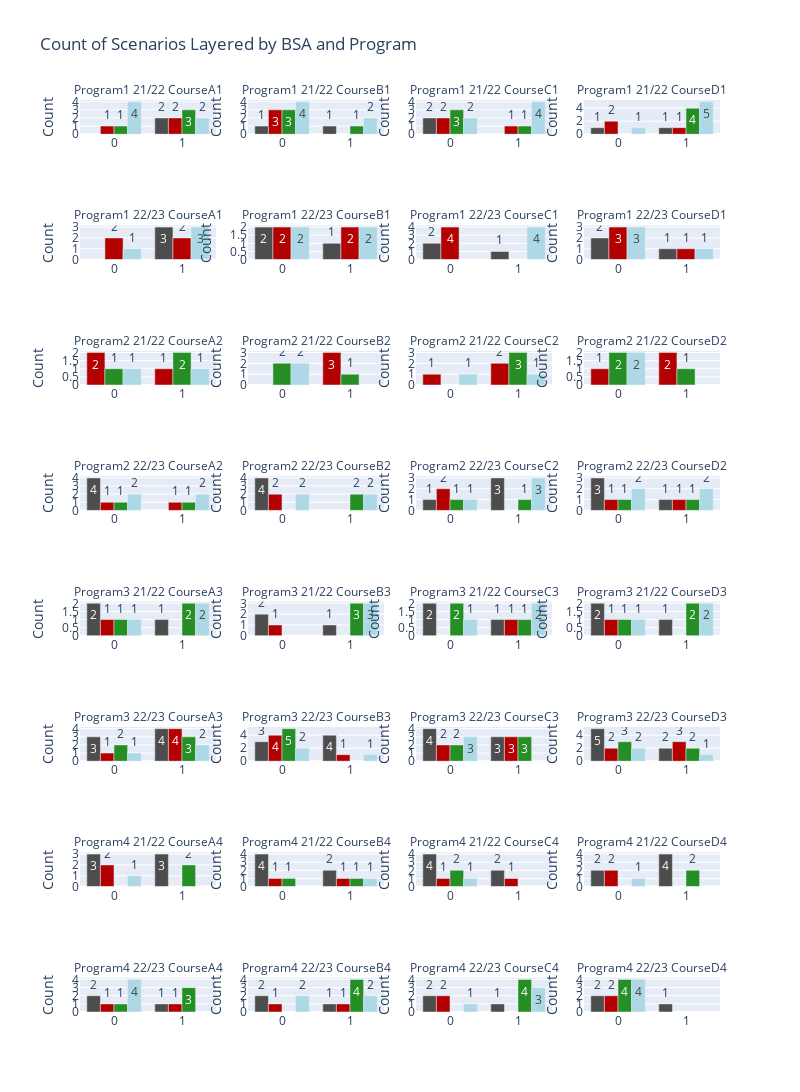

The notebook cell this image was saved under:
### Code cell
import pandas as pd
import numpy as np
import itertools
import plotly.graph_objects as go
from plotly.subplots import make_subplots

# Sample DataFrame for reference
np.random.seed(42)
df = pd.DataFrame({
    'Year': np.random.choice(['21/22', '22/23'], 100),
    'Program': np.random.choice(['Program1', 'Program2', 'Program3', 'Program4'], 100),
    'BSA': np.random.choice(['STGA', 'NE', 'PS', 'DI'], 100),
    'CourseA1': np.random.uniform(0, 10, 100),
    'CourseB1': np.random.uniform(0, 10, 100),
    'CourseC1': np.random.uniform(0, 10, 100),
    'CourseD1': np.random.uniform(0, 10, 100),
    'CourseA2': np.random.uniform(0, 10, 100),
    'CourseB2': np.random.uniform(0, 10, 100),
    'CourseC2': np.random.uniform(0, 10, 100),
    'CourseD2': np.random.uniform(0, 10, 100),
    'CourseA3': np.random.uniform(0, 10, 100),
    'CourseB3': np.random.uniform(0, 10, 100),
    'CourseC3': np.random.uniform(0, 10, 100),
    'CourseD3': np.random.uniform(0, 10, 100),
    'CourseA4': np.random.uniform(0, 10, 100),
    'CourseB4': np.random.uniform(0, 10, 100),
    'CourseC4': np.random.uniform(0, 10, 100),
    'CourseD4': np.random.uniform(0, 10, 100)
})

# Define the passing grade
passing_grade = 5.5

# Define the courses for each program
courses = {
    'Program1': ['CourseA1', 'CourseB1', 'CourseC1', 'CourseD1'],
    'Program2': ['CourseA2', 'CourseB2', 'CourseC2', 'CourseD2'],
    'Program3': ['CourseA3', 'CourseB3', 'CourseC3', 'CourseD3'],
    'Program4': ['CourseA4', 'CourseB4', 'CourseC4', 'CourseD4']
}

# Create pass/fail indicators and scenarios
df['Scenario'] = ''
for program, course_list in courses.items():
    for course in course_list:
        df[f'{course}_pass'] = (df[course] >= passing_grade).astype(int)
    df.loc[df['Program'] == program, 'Scenario'] = df[df['Program'] == program][[f'{course}_pass' for course in course_list]].astype(str).agg(''.join, axis=1)

# Define custom order of scenarios
scenarios = [1,0]

# Define the order of 'Program' facet columns and BSA categories
program_order = ['Program1', 'Program2', 'Program3', 'Program4']
bsa_order = ['STGA', 'NE', 'PS', 'DI']
bsa_colors = {
    'STGA': '#4d4d4d',
    'NE': '#b30000',
    'PS': '#258e25',
    'DI': 'lightblue'
}



# Create a figure with subplots arranged in a 8x1 grid
fig = make_subplots(rows=8, cols=4, subplot_titles=[f'{program} {year} {course}' for program in program_order for year in df['Year'].unique() for course in courses[program]], vertical_spacing=0.1)

# Loop through each 'Program' facet column and 'Year' facet row
row_counter = 1
for program in program_order:
    for year in df['Year'].unique():
        # Filter data for the current program and year
        df_subset = df[(df['Program'] == program) & (df['Year'] == year)]
        
        for i, course in enumerate(courses[program], start=1):
                # Prepare data for plotting
            df_subset2 = df_subset.groupby(['BSA', f'{course}_pass']).size().reset_index(name='Count')
            # Loop through each 'BSA' category
            for bsa in bsa_order:
                # Filter data for the current BSA category
                df_bsa = df_subset2[df_subset2['BSA'] == bsa]
                
                # Create bar trace
                bar = go.Bar(
                    x=pd.Categorical(df_bsa[f'{course}_pass'], categories=scenarios, ordered=True),
                    y=df_bsa['Count'],
                    name=bsa,
                    marker=dict(color=bsa_colors[bsa]),
                    text=df_bsa['Count'],  # Add text on top of each bar
                    textposition='auto'  # Automatically position the text
                )
                
                # Add trace to the subplot
                fig.add_trace(bar, row=row_counter, col=i)
        
        row_counter += 1

# Update layout
fig.update_layout(title='Count of Scenarios Layered by BSA and Program', height=2400, width=800)
fig.update_layout(bargap=0.2)
#fig.update_xaxes(title_text='Scenario')
fig.update_yaxes(title_text='Count')
fig.update_layout(showlegend=False)  # Hide the legend
fig.update_annotations(font_size=12)  # Update font size for subplot titles
fig.show()

### Figure 1 — Plotly figure (JSON) as saved in the notebook; plotly's stock layout.template omitted (floating-point values rounded to 4 significant figures)
{"data": [{"marker": {"color": "#4d4d4d"}, "name": "STGA", "text": [2], "textposition": "auto", "type": "bar", "x": [1], "xaxis": "x", "y": [2], "yaxis": "y"}, {"marker": {"color": "#b30000"}, "name": "NE", "text": [1, 2], "textposition": "auto", "type": "bar", "x": [0, 1], "xaxis": "x", "y": [1, 2], "yaxis": "y"}, {"marker": {"color": "#258e25"}, "name": "PS", "text": [1, 3], "textposition": "auto", "type": "bar", "x": [0, 1], "xaxis": "x", "y": [1, 3], "yaxis": "y"}, {"marker": {"color": "lightblue"}, "name": "DI", "text": [4, 2], "textposition": "auto", "type": "bar", "x": [0, 1], "xaxis": "x", "y": [4, 2], "yaxis": "y"}, {"marker": {"color": "#4d4d4d"}, "name": "STGA", "text": [1, 1], "textposition": "auto", "type": "bar", "x": [0, 1], "xaxis": "x2", "y": [1, 1], "yaxis": "y2"}, {"marker": {"color": "#b30000"}, "name": "NE", "text": [3], "textposition": "auto", "type": "bar", "x": [0], "xaxis": "x2", "y": [3], "yaxis": "y2"}, {"marker": {"color": "#258e25"}, "name": "PS", "text": [3, 1], "textposition": "auto", "type": "bar", "x": [0, 1], "xaxis": "x2", "y": [3, 1], "yaxis": "y2"}, {"marker": {"color": "lightblue"}, "name": "DI", "text": [4, 2], "textposition": "auto", "type": "bar", "x": [0, 1], "xaxis": "x2", "y": [4, 2], "yaxis": "y2"}, {"marker": {"color": "#4d4d4d"}, "name": "STGA", "text": [2], "textposition": "auto", "type": "bar", "x": [0], "xaxis": "x3", "y": [2], "yaxis": "y3"}, {"marker": {"color": "#b30000"}, "name": "NE", "text": [2, 1], "textposition": "auto", "type": "bar", "x": [0, 1], "xaxis": "x3", "y": [2, 1], "yaxis": "y3"}, {"marker": {"color": "#258e25"}, "name": "PS", "text": [3, 1], "textposition": "auto", "type": "bar", "x": [0, 1], "xaxis": "x3", "y": [3, 1], "yaxis": "y3"}, {"marker": {"color": "lightblue"}, "name": "DI", "text": [2, 4], "textposition": "auto", "type": "bar", "x": [0, 1], "xaxis": "x3", "y": [2, 4], "yaxis": "y3"}, {"marker": {"color": "#4d4d4d"}, "name": "STGA", "text": [1, 1], "textposition": "auto", "type": "bar", "x": [0, 1], "xaxis": "x4", "y": [1, 1], "yaxis": "y4"}, {"marker": {"color": "#b30000"}, "name": "NE", "text": [2, 1], "textposition": "auto", "type": "bar", "x": [0, 1], "xaxis": "x4", "y": [2, 1], "yaxis": "y4"}, {"marker": {"color": "#258e25"}, "name": "PS", "text": [4], "textposition": "auto", "type": "bar", "x": [1], "xaxis": "x4", "y": [4], "yaxis": "y4"}, {"marker": {"color": "lightblue"}, "name": "DI", "text": [1, 5], "textposition": "auto", "type": "bar", "x": [0, 1], "xaxis": "x4", "y": [1, 5], "yaxis": "y4"}, {"marker": {"color": "#4d4d4d"}, "name": "STGA", "text": [3], "textposition": "auto", "type": "bar", "x": [1], "xaxis": "x5", "y": [3], "yaxis": "y5"}, {"marker": {"color": "#b30000"}, "name": "NE", "text": [2, 2], "textposition": "auto", "type": "bar", "x": [0, 1], "xaxis": "x5", "y": [2, 2], "yaxis": "y5"}, {"marker": {"color": "#258e25"}, "name": "PS", "text": [], "textposition": "auto", "type": "bar", "x": [], "xaxis": "x5", "y": [], "yaxis": "y5"}, {"marker": {"color": "lightblue"}, "name": "DI", "text": [1, 3], "textposition": "auto", "type": "bar", "x": [0, 1], "xaxis": "x5", "y": [1, 3], "yaxis": "y5"}, {"marker": {"color": "#4d4d4d"}, "name": "STGA", "text": [2, 1], "textposition": "auto", "type": "bar", "x": [0, 1], "xaxis": "x6", "y": [2, 1], "yaxis": "y6"}, {"marker": {"color": "#b30000"}, "name": "NE", "text": [2, 2], "textposition": "auto", "type": "bar", "x": [0, 1], "xaxis": "x6", "y": [2, 2], "yaxis": "y6"}, {"marker": {"color": "#258e25"}, "name": "PS", "text": [], "textposition": "auto", "type": "bar", "x": [], "xaxis": "x6", "y": [], "yaxis": "y6"}, {"marker": {"color": "lightblue"}, "name": "DI", "text": [2, 2], "textposition": "auto", "type": "bar", "x": [0, 1], "xaxis": "x6", "y": [2, 2], "yaxis": "y6"}, {"marker": {"color": "#4d4d4d"}, "name": "STGA", "text": [2, 1], "textposition": "auto", "type": "bar", "x": [0, 1], "xaxis": "x7", "y": [2, 1], "yaxis": "y7"}, {"marker": {"color": "#b30000"}, "name": "NE", "text": [4], "textposition": "auto", "type": "bar", "x": [0], "xaxis": "x7", "y": [4], "yaxis": "y7"}, {"marker": {"color": "#258e25"}, "name": "PS", "text": [], "textposition": "auto", "type": "bar", "x": [], "xaxis": "x7", "y": [], "yaxis": "y7"}, {"marker": {"color": "lightblue"}, "name": "DI", "text": [4], "textposition": "auto", "type": "bar", "x": [1], "xaxis": "x7", "y": [4], "yaxis": "y7"}, {"marker": {"color": "#4d4d4d"}, "name": "STGA", "text": [2, 1], "textposition": "auto", "type": "bar", "x": [0, 1], "xaxis": "x8", "y": [2, 1], "yaxis": "y8"}, {"marker": {"color": "#b30000"}, "name": "NE", "text": [3, 1], "textposition": "auto", "type": "bar", "x": [0, 1], "xaxis": "x8", "y": [3, 1], "yaxis": "y8"}, {"marker": {"color": "#258e25"}, "name": "PS", "text": [], "textposition": "auto", "type": "bar", "x": [], "xaxis": "x8", "y": [], "yaxis": "y8"}, {"marker": {"color": "lightblue"}, "name": "DI", "text": [3, 1], "textposition": "auto", "type": "bar", "x": [0, 1], "xaxis": "x8", "y": [3, 1], "yaxis": "y8"}, {"marker": {"color": "#4d4d4d"}, "name": "STGA", "text": [], "textposition": "auto", "type": "bar", "x": [], "xaxis": "x9", "y": [], "yaxis": "y9"}, {"marker": {"color": "#b30000"}, "name": "NE", "text": [2, 1], "textposition": "auto", "type": "bar", "x": [0, 1], "xaxis": "x9", "y": [2, 1], "yaxis": "y9"}, {"marker": {"color": "#258e25"}, "name": "PS", "text": [1, 2], "textposition": "auto", "type": "bar", "x": [0, 1], "xaxis": "x9", "y": [1, 2], "yaxis": "y9"}, {"marker": {"color": "lightblue"}, "name": "DI", "text": [1, 1], "textposition": "auto", "type": "bar", "x": [0, 1], "xaxis": "x9", "y": [1, 1], "yaxis": "y9"}, {"marker": {"color": "#4d4d4d"}, "name": "STGA", "text": [], "textposition": "auto", "type": "bar", "x": [], "xaxis": "x10", "y": [], "yaxis": "y10"}, {"marker": {"color": "#b30000"}, "name": "NE", "text": [3], "textposition": "auto", "type": "bar", "x": [1], "xaxis": "x10", "y": [3], "yaxis": "y10"}, {"marker": {"color": "#258e25"}, "name": "PS", "text": [2, 1], "textposition": "auto", "type": "bar", "x": [0, 1], "xaxis": "x10", "y": [2, 1], "yaxis": "y10"}, {"marker": {"color": "lightblue"}, "name": "DI", "text": [2], "textposition": "auto", "type": "bar", "x": [0], "xaxis": "x10", "y": [2], "yaxis": "y10"}, {"marker": {"color": "#4d4d4d"}, "name": "STGA", "text": [], "textposition": "auto", "type": "bar", "x": [], "xaxis": "x11", "y": [], "yaxis": "y11"}, {"marker": {"color": "#b30000"}, "name": "NE", "text": [1, 2], "textposition": "auto", "type": "bar", "x": [0, 1], "xaxis": "x11", "y": [1, 2], "yaxis": "y11"}, {"marker": {"color": "#258e25"}, "name": "PS", "text": [3], "textposition": "auto", "type": "bar", "x": [1], "xaxis": "x11", "y": [3], "yaxis": "y11"}, {"marker": {"color": "lightblue"}, "name": "DI", "text": [1, 1], "textposition": "auto", "type": "bar", "x": [0, 1], "xaxis": "x11", "y": [1, 1], "yaxis": "y11"}, {"marker": {"color": "#4d4d4d"}, "name": "STGA", "text": [], "textposition": "auto", "type": "bar", "x": [], "xaxis": "x12", "y": [], "yaxis": "y12"}, {"marker": {"color": "#b30000"}, "name": "NE", "text": [1, 2], "textposition": "auto", "type": "bar", "x": [0, 1], "xaxis": "x12", "y": [1, 2], "yaxis": "y12"}, {"marker": {"color": "#258e25"}, "name": "PS", "text": [2, 1], "textposition": "auto", "type": "bar", "x": [0, 1], "xaxis": "x12", "y": [2, 1], "yaxis": "y12"}, {"marker": {"color": "lightblue"}, "name": "DI", "text": [2], "textposition": "auto", "type": "bar", "x": [0], "xaxis": "x12", "y": [2], "yaxis": "y12"}, {"marker": {"color": "#4d4d4d"}, "name": "STGA", "text": [4], "textposition": "auto", "type": "bar", "x": [0], "xaxis": "x13", "y": [4], "yaxis": "y13"}, {"marker": {"color": "#b30000"}, "name": "NE", "text": [1, 1], "textposition": "auto", "type": "bar", "x": [0, 1], "xaxis": "x13", "y": [1, 1], "yaxis": "y13"}, {"marker": {"color": "#258e25"}, "name": "PS", "text": [1, 1], "textposition": "auto", "type": "bar", "x": [0, 1], "xaxis": "x13", "y": [1, 1], "yaxis": "y13"}, {"marker": {"color": "lightblue"}, "name": "DI", "text": [2, 2], "textposition": "auto", "type": "bar", "x": [0, 1], "xaxis": "x13", "y": [2, 2], "yaxis": "y13"}, {"marker": {"color": "#4d4d4d"}, "name": "STGA", "text": [4], "textposition": "auto", "type": "bar", "x": [0], "xaxis": "x14", "y": [4], "yaxis": "y14"}, {"marker": {"color": "#b30000"}, "name": "NE", "text": [2], "textposition": "auto", "type": "bar", "x": [0], "xaxis": "x14", "y": [2], "yaxis": "y14"}, {"marker": {"color": "#258e25"}, "name": "PS", "text": [2], "textposition": "auto", "type": "bar", "x": [1], "xaxis": "x14", "y": [2], "yaxis": "y14"}, {"marker": {"color": "lightblue"}, "name": "DI", "text": [2, 2], "textposition": "auto", "type": "bar", "x": [0, 1], "xaxis": "x14", "y": [2, 2], "yaxis": "y14"}, {"marker": {"color": "#4d4d4d"}, "name": "STGA", "text": [1, 3], "textposition": "auto", "type": "bar", "x": [0, 1], "xaxis": "x15", "y": [1, 3], "yaxis": "y15"}, {"marker": {"color": "#b30000"}, "name": "NE", "text": [2], "textposition": "auto", "type": "bar", "x": [0], "xaxis": "x15", "y": [2], "yaxis": "y15"}, {"marker": {"color": "#258e25"}, "name": "PS", "text": [1, 1], "textposition": "auto", "type": "bar", "x": [0, 1], "xaxis": "x15", "y": [1, 1], "yaxis": "y15"}, {"marker": {"color": "lightblue"}, "name": "DI", "text": [1, 3], "textposition": "auto", "type": "bar", "x": [0, 1], "xaxis": "x15", "y": [1, 3], "yaxis": "y15"}, {"marker": {"color": "#4d4d4d"}, "name": "STGA", "text": [3, 1], "textposition": "auto", "type": "bar", "x": [0, 1], "xaxis": "x16", "y": [3, 1], "yaxis": "y16"}, {"marker": {"color": "#b30000"}, "name": "NE", "text": [1, 1], "textposition": "auto", "type": "bar", "x": [0, 1], "xaxis": "x16", "y": [1, 1], "yaxis": "y16"}, {"marker": {"color": "#258e25"}, "name": "PS", "text": [1, 1], "textposition": "auto", "type": "bar", "x": [0, 1], "xaxis": "x16", "y": [1, 1], "yaxis": "y16"}, {"marker": {"color": "lightblue"}, "name": "DI", "text": [2, 2], "textposition": "auto", "type": "bar", "x": [0, 1], "xaxis": "x16", "y": [2, 2], "yaxis": "y16"}, {"marker": {"color": "#4d4d4d"}, "name": "STGA", "text": [2, 1], "textposition": "auto", "type": "bar", "x": [0, 1], "xaxis": "x17", "y": [2, 1], "yaxis": "y17"}, {"marker": {"color": "#b30000"}, "name": "NE", "text": [1], "textposition": "auto", "type": "bar", "x": [0], "xaxis": "x17", "y": [1], "yaxis": "y17"}, {"marker": {"color": "#258e25"}, "name": "PS", "text": [1, 2], "textposition": "auto", "type": "bar", "x": [0, 1], "xaxis": "x17", "y": [1, 2], "yaxis": "y17"}, {"marker": {"color": "lightblue"}, "name": "DI", "text": [1, 2], "textposition": "auto", "type": "bar", "x": [0, 1], "xaxis": "x17", "y": [1, 2], "yaxis": "y17"}, {"marker": {"color": "#4d4d4d"}, "name": "STGA", "text": [2, 1], "textposition": "auto", "type": "bar", "x": [0, 1], "xaxis": "x18", "y": [2, 1], "yaxis": "y18"}, {"marker": {"color": "#b30000"}, "name": "NE", "text": [1], "textposition": "auto", "type": "bar", "x": [0], "xaxis": "x18", "y": [1], "yaxis": "y18"}, {"marker": {"color": "#258e25"}, "name": "PS", "text": [3], "textposition": "auto", "type": "bar", "x": [1], "xaxis": "x18", "y": [3], "yaxis": "y18"}, {"marker": {"color": "lightblue"}, "name": "DI", "text": [3], "textposition": "auto", "type": "bar", "x": [1], "xaxis": "x18", "y": [3], "yaxis": "y18"}, {"marker": {"color": "#4d4d4d"}, "name": "STGA", "text": [2, 1], "textposition": "auto", "type": "bar", "x": [0, 1], "xaxis": "x19", "y": [2, 1], "yaxis": "y19"}, {"marker": {"color": "#b30000"}, "name": "NE", "text": [1], "textposition": "auto", "type": "bar", "x": [1], "xaxis": "x19", "y": [1], "yaxis": "y19"}, {"marker": {"color": "#258e25"}, "name": "PS", "text": [2, 1], "textposition": "auto", "type": "bar", "x": [0, 1], "xaxis": "x19", "y": [2, 1], "yaxis": "y19"}, {"marker": {"color": "lightblue"}, "name": "DI", "text": [1, 2], "textposition": "auto", "type": "bar", "x": [0, 1], "xaxis": "x19", "y": [1, 2], "yaxis": "y19"}, {"marker": {"color": "#4d4d4d"}, "name": "STGA", "text": [2, 1], "textposition": "auto", "type": "bar", "x": [0, 1], "xaxis": "x20", "y": [2, 1], "yaxis": "y20"}, {"marker": {"color": "#b30000"}, "name": "NE", "text": [1], "textposition": "auto", "type": "bar", "x": [0], "xaxis": "x20", "y": [1], "yaxis": "y20"}, {"marker": {"color": "#258e25"}, "name": "PS", "text": [1, 2], "textposition": "auto", "type": "bar", "x": [0, 1], "xaxis": "x20", "y": [1, 2], "yaxis": "y20"}, {"marker": {"color": "lightblue"}, "name": "DI", "text": [1, 2], "textposition": "auto", "type": "bar", "x": [0, 1], "xaxis": "x20", "y": [1, 2], "yaxis": "y20"}, {"marker": {"color": "#4d4d4d"}, "name": "STGA", "text": [3, 4], "textposition": "auto", "type": "bar", "x": [0, 1], "xaxis": "x21", "y": [3, 4], "yaxis": "y21"}, {"marker": {"color": "#b30000"}, "name": "NE", "text": [1, 4], "textposition": "auto", "type": "bar", "x": [0, 1], "xaxis": "x21", "y": [1, 4], "yaxis": "y21"}, {"marker": {"color": "#258e25"}, "name": "PS", "text": [2, 3], "textposition": "auto", "type": "bar", "x": [0, 1], "xaxis": "x21", "y": [2, 3], "yaxis": "y21"}, {"marker": {"color": "lightblue"}, "name": "DI", "text": [1, 2], "textposition": "auto", "type": "bar", "x": [0, 1], "xaxis": "x21", "y": [1, 2], "yaxis": "y21"}, {"marker": {"color": "#4d4d4d"}, "name": "STGA", "text": [3, 4], "textposition": "auto", "type": "bar", "x": [0, 1], "xaxis": "x22", "y": [3, 4], "yaxis": "y22"}, {"marker": {"color": "#b30000"}, "name": "NE", "text": [4, 1], "textposition": "auto", "type": "bar", "x": [0, 1], "xaxis": "x22", "y": [4, 1], "yaxis": "y22"}, {"marker": {"color": "#258e25"}, "name": "PS", "text": [5], "textposition": "auto", "type": "bar", "x": [0], "xaxis": "x22", "y": [5], "yaxis": "y22"}, {"marker": {"color": "lightblue"}, "name": "DI", "text": [2, 1], "textposition": "auto", "type": "bar", "x": [0, 1], "xaxis": "x22", "y": [2, 1], "yaxis": "y22"}, {"marker": {"color": "#4d4d4d"}, "name": "STGA", "text": [4, 3], "textposition": "auto", "type": "bar", "x": [0, 1], "xaxis": "x23", "y": [4, 3], "yaxis": "y23"}, {"marker": {"color": "#b30000"}, "name": "NE", "text": [2, 3], "textposition": "auto", "type": "bar", "x": [0, 1], "xaxis": "x23", "y": [2, 3], "yaxis": "y23"}, {"marker": {"color": "#258e25"}, "name": "PS", "text": [2, 3], "textposition": "auto", "type": "bar", "x": [0, 1], "xaxis": "x23", "y": [2, 3], "yaxis": "y23"}, {"marker": {"color": "lightblue"}, "name": "DI", "text": [3], "textposition": "auto", "type": "bar", "x": [0], "xaxis": "x23", "y": [3], "yaxis": "y23"}, {"marker": {"color": "#4d4d4d"}, "name": "STGA", "text": [5, 2], "textposition": "auto", "type": "bar", "x": [0, 1], "xaxis": "x24", "y": [5, 2], "yaxis": "y24"}, {"marker": {"color": "#b30000"}, "name": "NE", "text": [2, 3], "textposition": "auto", "type": "bar", "x": [0, 1], "xaxis": "x24", "y": [2, 3], "yaxis": "y24"}, {"marker": {"color": "#258e25"}, "name": "PS", "text": [3, 2], "textposition": "auto", "type": "bar", "x": [0, 1], "xaxis": "x24", "y": [3, 2], "yaxis": "y24"}, {"marker": {"color": "lightblue"}, "name": "DI", "text": [2, 1], "textposition": "auto", "type": "bar", "x": [0, 1], "xaxis": "x24", "y": [2, 1], "yaxis": "y24"}, {"marker": {"color": "#4d4d4d"}, "name": "STGA", "text": [3, 3], "textposition": "auto", "type": "bar", "x": [0, 1], "xaxis": "x25", "y": [3, 3], "yaxis": "y25"}, {"marker": {"color": "#b30000"}, "name": "NE", "text": [2], "textposition": "auto", "type": "bar", "x": [0], "xaxis": "x25", "y": [2], "yaxis": "y25"}, {"marker": {"color": "#258e25"}, "name": "PS", "text": [2], "textposition": "auto", "type": "bar", "x": [1], "xaxis": "x25", "y": [2], "yaxis": "y25"}, {"marker": {"color": "lightblue"}, "name": "DI", "text": [1], "textposition": "auto", "type": "bar", "x": [0], "xaxis": "x25", "y": [1], "yaxis": "y25"}, {"marker": {"color": "#4d4d4d"}, "name": "STGA", "text": [4, 2], "textposition": "auto", "type": "bar", "x": [0, 1], "xaxis": "x26", "y": [4, 2], "yaxis": "y26"}, {"marker": {"color": "#b30000"}, "name": "NE", "text": [1, 1], "textposition": "auto", "type": "bar", "x": [0, 1], "xaxis": "x26", "y": [1, 1], "yaxis": "y26"}, {"marker": {"color": "#258e25"}, "name": "PS", "text": [1, 1], "textposition": "auto", "type": "bar", "x": [0, 1], "xaxis": "x26", "y": [1, 1], "yaxis": "y26"}, {"marker": {"color": "lightblue"}, "name": "DI", "text": [1], "textposition": "auto", "type": "bar", "x": [1], "xaxis": "x26", "y": [1], "yaxis": "y26"}, {"marker": {"color": "#4d4d4d"}, "name": "STGA", "text": [4, 2], "textposition": "auto", "type": "bar", "x": [0, 1], "xaxis": "x27", "y": [4, 2], "yaxis": "y27"}, {"marker": {"color": "#b30000"}, "name": "NE", "text": [1, 1], "textposition": "auto", "type": "bar", "x": [0, 1], "xaxis": "x27", "y": [1, 1], "yaxis": "y27"}, {"marker": {"color": "#258e25"}, "name": "PS", "text": [2], "textposition": "auto", "type": "bar", "x": [0], "xaxis": "x27", "y": [2], "yaxis": "y27"}, {"marker": {"color": "lightblue"}, "name": "DI", "text": [1], "textposition": "auto", "type": "bar", "x": [0], "xaxis": "x27", "y": [1], "yaxis": "y27"}, {"marker": {"color": "#4d4d4d"}, "name": "STGA", "text": [2, 4], "textposition": "auto", "type": "bar", "x": [0, 1], "xaxis": "x28", "y": [2, 4], "yaxis": "y28"}, {"marker": {"color": "#b30000"}, "name": "NE", "text": [2], "textposition": "auto", "type": "bar", "x": [0], "xaxis": "x28", "y": [2], "yaxis": "y28"}, {"marker": {"color": "#258e25"}, "name": "PS", "text": [2], "textposition": "auto", "type": "bar", "x": [1], "xaxis": "x28", "y": [2], "yaxis": "y28"}, {"marker": {"color": "lightblue"}, "name": "DI", "text": [1], "textposition": "auto", "type": "bar", "x": [0], "xaxis": "x28", "y": [1], "yaxis": "y28"}, {"marker": {"color": "#4d4d4d"}, "name": "STGA", "text": [2, 1], "textposition": "auto", "type": "bar", "x": [0, 1], "xaxis": "x29", "y": [2, 1], "yaxis": "y29"}, {"marker": {"color": "#b30000"}, "name": "NE", "text": [1, 1], "textposition": "auto", "type": "bar", "x": [0, 1], "xaxis": "x29", "y": [1, 1], "yaxis": "y29"}, {"marker": {"color": "#258e25"}, "name": "PS", "text": [1, 3], "textposition": "auto", "type": "bar", "x": [0, 1], "xaxis": "x29", "y": [1, 3], "yaxis": "y29"}, {"marker": {"color": "lightblue"}, "name": "DI", "text": [4], "textposition": "auto", "type": "bar", "x": [0], "xaxis": "x29", "y": [4], "yaxis": "y29"}, {"marker": {"color": "#4d4d4d"}, "name": "STGA", "text": [2, 1], "textposition": "auto", "type": "bar", "x": [0, 1], "xaxis": "x30", "y": [2, 1], "yaxis": "y30"}, {"marker": {"color": "#b30000"}, "name": "NE", "text": [1, 1], "textposition": "auto", "type": "bar", "x": [0, 1], "xaxis": "x30", "y": [1, 1], "yaxis": "y30"}, {"marker": {"color": "#258e25"}, "name": "PS", "text": [4], "textposition": "auto", "type": "bar", "x": [1], "xaxis": "x30", "y": [4], "yaxis": "y30"}, {"marker": {"color": "lightblue"}, "name": "DI", "text": [2, 2], "textposition": "auto", "type": "bar", "x": [0, 1], "xaxis": "x30", "y": [2, 2], "yaxis": "y30"}, {"marker": {"color": "#4d4d4d"}, "name": "STGA", "text": [2, 1], "textposition": "auto", "type": "bar", "x": [0, 1], "xaxis": "x31", "y": [2, 1], "yaxis": "y31"}, {"marker": {"color": "#b30000"}, "name": "NE", "text": [2], "textposition": "auto", "type": "bar", "x": [0], "xaxis": "x31", "y": [2], "yaxis": "y31"}, {"marker": {"color": "#258e25"}, "name": "PS", "text": [4], "textposition": "auto", "type": "bar", "x": [1], "xaxis": "x31", "y": [4], "yaxis": "y31"}, {"marker": {"color": "lightblue"}, "name": "DI", "text": [1, 3], "textposition": "auto", "type": "bar", "x": [0, 1], "xaxis": "x31", "y": [1, 3], "yaxis": "y31"}, {"marker": {"color": "#4d4d4d"}, "name": "STGA", "text": [2, 1], "textposition": "auto", "type": "bar", "x": [0, 1], "xaxis": "x32", "y": [2, 1], "yaxis": "y32"}, {"marker": {"color": "#b30000"}, "name": "NE", "text": [2], "textposition": "auto", "type": "bar", "x": [0], "xaxis": "x32", "y": [2], "yaxis": "y32"}, {"marker": {"color": "#258e25"}, "name": "PS", "text": [4], "textposition": "auto", "type": "bar", "x": [0], "xaxis": "x32", "y": [4], "yaxis": "y32"}, {"marker": {"color": "lightblue"}, "name": "DI", "text": [4], "textposition": "auto", "type": "bar", "x": [0], "xaxis": "x32", "y": [4], "yaxis": "y32"}], "layout": {"annotations": [{"font": {"size": 12}, "showarrow": false, "text": "Program1 21/22 CourseA1", "x": 0.1062, "xanchor": "center", "xref": "paper", "y": 1, "yanchor": "bottom", "yref": "paper"}, {"font": {"size": 12}, "showarrow": false, "text": "Program1 21/22 CourseB1", "x": 0.3688, "xanchor": "center", "xref": "paper", "y": 1, "yanchor": "bottom", "yref": "paper"}, {"font": {"size": 12}, "showarrow": false, "text": "Program1 21/22 CourseC1", "x": 0.6313, "xanchor": "center", "xref": "paper", "y": 1, "yanchor": "bottom", "yref": "paper"}, {"font": {"size": 12}, "showarrow": false, "text": "Program1 21/22 CourseD1", "x": 0.8938, "xanchor": "center", "xref": "paper", "y": 1, "yanchor": "bottom", "yref": "paper"}, {"font": {"size": 12}, "showarrow": false, "text": "Program1 22/23 CourseA1", "x": 0.1062, "xanchor": "center", "xref": "paper", "y": 0.8625, "yanchor": "bottom", "yref": "paper"}, {"font": {"size": 12}, "showarrow": false, "text": "Program1 22/23 CourseB1", "x": 0.3688, "xanchor": "center", "xref": "paper", "y": 0.8625, "yanchor": "bottom", "yref": "paper"}, {"font": {"size": 12}, "showarrow": false, "text": "Program1 22/23 CourseC1", "x": 0.6313, "xanchor": "center", "xref": "paper", "y": 0.8625, "yanchor": "bottom", "yref": "paper"}, {"font": {"size": 12}, "showarrow": false, "text": "Program1 22/23 CourseD1", "x": 0.8938, "xanchor": "center", "xref": "paper", "y": 0.8625, "yanchor": "bottom", "yref": "paper"}, {"font": {"size": 12}, "showarrow": false, "text": "Program2 21/22 CourseA2", "x": 0.1062, "xanchor": "center", "xref": "paper", "y": 0.725, "yanchor": "bottom", "yref": "paper"}, {"font": {"size": 12}, "showarrow": false, "text": "Program2 21/22 CourseB2", "x": 0.3688, "xanchor": "center", "xref": "paper", "y": 0.725, "yanchor": "bottom", "yref": "paper"}, {"font": {"size": 12}, "showarrow": false, "text": "Program2 21/22 CourseC2", "x": 0.6313, "xanchor": "center", "xref": "paper", "y": 0.725, "yanchor": "bottom", "yref": "paper"}, {"font": {"size": 12}, "showarrow": false, "text": "Program2 21/22 CourseD2", "x": 0.8938, "xanchor": "center", "xref": "paper", "y": 0.725, "yanchor": "bottom", "yref": "paper"}, {"font": {"size": 12}, "showarrow": false, "text": "Program2 22/23 CourseA2", "x": 0.1062, "xanchor": "center", "xref": "paper", "y": 0.5875, "yanchor": "bottom", "yref": "paper"}, {"font": {"size": 12}, "showarrow": false, "text": "Program2 22/23 CourseB2", "x": 0.3688, "xanchor": "center", "xref": "paper", "y": 0.5875, "yanchor": "bottom", "yref": "paper"}, {"font": {"size": 12}, "showarrow": false, "text": "Program2 22/23 CourseC2", "x": 0.6313, "xanchor": "center", "xref": "paper", "y": 0.5875, "yanchor": "bottom", "yref": "paper"}, {"font": {"size": 12}, "showarrow": false, "text": "Program2 22/23 CourseD2", "x": 0.8938, "xanchor": "center", "xref": "paper", "y": 0.5875, "yanchor": "bottom", "yref": "paper"}, {"font": {"size": 12}, "showarrow": false, "text": "Program3 21/22 CourseA3", "x": 0.1062, "xanchor": "center", "xref": "paper", "y": 0.45, "yanchor": "bottom", "yref": "paper"}, {"font": {"size": 12}, "showarrow": false, "text": "Program3 21/22 CourseB3", "x": 0.3688, "xanchor": "center", "xref": "paper", "y": 0.45, "yanchor": "bottom", "yref": "paper"}, {"font": {"size": 12}, "showarrow": false, "text": "Program3 21/22 CourseC3", "x": 0.6313, "xanchor": "center", "xref": "paper", "y": 0.45, "yanchor": "bottom", "yref": "paper"}, {"font": {"size": 12}, "showarrow": false, "text": "Program3 21/22 CourseD3", "x": 0.8938, "xanchor": "center", "xref": "paper", "y": 0.45, "yanchor": "bottom", "yref": "paper"}, {"font": {"size": 12}, "showarrow": false, "text": "Program3 22/23 CourseA3", "x": 0.1062, "xanchor": "center", "xref": "paper", "y": 0.3125, "yanchor": "bottom", "yref": "paper"}, {"font": {"size": 12}, "showarrow": false, "text": "Program3 22/23 CourseB3", "x": 0.3688, "xanchor": "center", "xref": "paper", "y": 0.3125, "yanchor": "bottom", "yref": "paper"}, {"font": {"size": 12}, "showarrow": false, "text": "Program3 22/23 CourseC3", "x": 0.6313, "xanchor": "center", "xref": "paper", "y": 0.3125, "yanchor": "bottom", "yref": "paper"}, {"font": {"size": 12}, "showarrow": false, "text": "Program3 22/23 CourseD3", "x": 0.8938, "xanchor": "center", "xref": "paper", "y": 0.3125, "yanchor": "bottom", "yref": "paper"}, {"font": {"size": 12}, "showarrow": false, "text": "Program4 21/22 CourseA4", "x": 0.1062, "xanchor": "center", "xref": "paper", "y": 0.175, "yanchor": "bottom", "yref": "paper"}, {"font": {"size": 12}, "showarrow": false, "text": "Program4 21/22 CourseB4", "x": 0.3688, "xanchor": "center", "xref": "paper", "y": 0.175, "yanchor": "bottom", "yref": "paper"}, {"font": {"size": 12}, "showarrow": false, "text": "Program4 21/22 CourseC4", "x": 0.6313, "xanchor": "center", "xref": "paper", "y": 0.175, "yanchor": "bottom", "yref": "paper"}, {"font": {"size": 12}, "showarrow": false, "text": "Program4 21/22 CourseD4", "x": 0.8938, "xanchor": "center", "xref": "paper", "y": 0.175, "yanchor": "bottom", "yref": "paper"}, {"font": {"size": 12}, "showarrow": false, "text": "Program4 22/23 CourseA4", "x": 0.1062, "xanchor": "center", "xref": "paper", "y": 0.0375, "yanchor": "bottom", "yref": "paper"}, {"font": {"size": 12}, "showarrow": false, "text": "Program4 22/23 CourseB4", "x": 0.3688, "xanchor": "center", "xref": "paper", "y": 0.0375, "yanchor": "bottom", "yref": "paper"}, {"font": {"size": 12}, "showarrow": false, "text": "Program4 22/23 CourseC4", "x": 0.6313, "xanchor": "center", "xref": "paper", "y": 0.0375, "yanchor": "bottom", "yref": "paper"}, {"font": {"size": 12}, "showarrow": false, "text": "Program4 22/23 CourseD4", "x": 0.8938, "xanchor": "center", "xref": "paper", "y": 0.0375, "yanchor": "bottom", "yref": "paper"}], "bargap": 0.2, "height": 2400, "showlegend": false, "title": {"text": "Count of Scenarios Layered by BSA and Program"}, "width": 800, "xaxis": {"anchor": "y", "domain": [0, 0.2125]}, "xaxis10": {"anchor": "y10", "domain": [0.2625, 0.475]}, "xaxis11": {"anchor": "y11", "domain": [0.525, 0.7375]}, "xaxis12": {"anchor": "y12", "domain": [0.7875, 1]}, "xaxis13": {"anchor": "y13", "domain": [0, 0.2125]}, "xaxis14": {"anchor": "y14", "domain": [0.2625, 0.475]}, "xaxis15": {"anchor": "y15", "domain": [0.525, 0.7375]}, "xaxis16": {"anchor": "y16", "domain": [0.7875, 1]}, "xaxis17": {"anchor": "y17", "domain": [0, 0.2125]}, "xaxis18": {"anchor": "y18", "domain": [0.2625, 0.475]}, "xaxis19": {"anchor": "y19", "domain": [0.525, 0.7375]}, "xaxis2": {"anchor": "y2", "domain": [0.2625, 0.475]}, "xaxis20": {"anchor": "y20", "domain": [0.7875, 1]}, "xaxis21": {"anchor": "y21", "domain": [0, 0.2125]}, "xaxis22": {"anchor": "y22", "domain": [0.2625, 0.475]}, "xaxis23": {"anchor": "y23", "domain": [0.525, 0.7375]}, "xaxis24": {"anchor": "y24", "domain": [0.7875, 1]}, "xaxis25": {"anchor": "y25", "domain": [0, 0.2125]}, "xaxis26": {"anchor": "y26", "domain": [0.2625, 0.475]}, "xaxis27": {"anchor": "y27", "domain": [0.525, 0.7375]}, "xaxis28": {"anchor": "y28", "domain": [0.7875, 1]}, "xaxis29": {"anchor": "y29", "domain": [0, 0.2125]}, "xaxis3": {"anchor": "y3", "domain": [0.525, 0.7375]}, "xaxis30": {"anchor": "y30", "domain": [0.2625, 0.475]}, "xaxis31": {"anchor": "y31", "domain": [0.525, 0.7375]}, "xaxis32": {"anchor": "y32", "domain": [0.7875, 1]}, "xaxis4": {"anchor": "y4", "domain": [0.7875, 1]}, "xaxis5": {"anchor": "y5", "domain": [0, 0.2125]}, "xaxis6": {"anchor": "y6", "domain": [0.2625, 0.475]}, "xaxis7": {"anchor": "y7", "domain": [0.525, 0.7375]}, "xaxis8": {"anchor": "y8", "domain": [0.7875, 1]}, "xaxis9": {"anchor": "y9", "domain": [0, 0.2125]}, "yaxis": {"anchor": "x", "domain": [0.9625, 1], "title": {"text": "Count"}}, "yaxis10": {"anchor": "x10", "domain": [0.6875, 0.725], "title": {"text": "Count"}}, "yaxis11": {"anchor": "x11", "domain": [0.6875, 0.725], "title": {"text": "Count"}}, "yaxis12": {"anchor": "x12", "domain": [0.6875, 0.725], "title": {"text": "Count"}}, "yaxis13": {"anchor": "x13", "domain": [0.55, 0.5875], "title": {"text": "Count"}}, "yaxis14": {"anchor": "x14", "domain": [0.55, 0.5875], "title": {"text": "Count"}}, "yaxis15": {"anchor": "x15", "domain": [0.55, 0.5875], "title": {"text": "Count"}}, "yaxis16": {"anchor": "x16", "domain": [0.55, 0.5875], "title": {"text": "Count"}}, "yaxis17": {"anchor": "x17", "domain": [0.4125, 0.45], "title": {"text": "Count"}}, "yaxis18": {"anchor": "x18", "domain": [0.4125, 0.45], "title": {"text": "Count"}}, "yaxis19": {"anchor": "x19", "domain": [0.4125, 0.45], "title": {"text": "Count"}}, "yaxis2": {"anchor": "x2", "domain": [0.9625, 1], "title": {"text": "Count"}}, "yaxis20": {"anchor": "x20", "domain": [0.4125, 0.45], "title": {"text": "Count"}}, "yaxis21": {"anchor": "x21", "domain": [0.275, 0.3125], "title": {"text": "Count"}}, "yaxis22": {"anchor": "x22", "domain": [0.275, 0.3125], "title": {"text": "Count"}}, "yaxis23": {"anchor": "x23", "domain": [0.275, 0.3125], "title": {"text": "Count"}}, "yaxis24": {"anchor": "x24", "domain": [0.275, 0.3125], "title": {"text": "Count"}}, "yaxis25": {"anchor": "x25", "domain": [0.1375, 0.175], "title": {"text": "Count"}}, "yaxis26": {"anchor": "x26", "domain": [0.1375, 0.175], "title": {"text": "Count"}}, "yaxis27": {"anchor": "x27", "domain": [0.1375, 0.175], "title": {"text": "Count"}}, "yaxis28": {"anchor": "x28", "domain": [0.1375, 0.175], "title": {"text": "Count"}}, "yaxis29": {"anchor": "x29", "domain": [0, 0.0375], "title": {"text": "Count"}}, "yaxis3": {"anchor": "x3", "domain": [0.9625, 1], "title": {"text": "Count"}}, "yaxis30": {"anchor": "x30", "domain": [0, 0.0375], "title": {"text": "Count"}}, "yaxis31": {"anchor": "x31", "domain": [0, 0.0375], "title": {"text": "Count"}}, "yaxis32": {"anchor": "x32", "domain": [0, 0.0375], "title": {"text": "Count"}}, "yaxis4": {"anchor": "x4", "domain": [0.9625, 1], "title": {"text": "Count"}}, "yaxis5": {"anchor": "x5", "domain": [0.825, 0.8625], "title": {"text": "Count"}}, "yaxis6": {"anchor": "x6", "domain": [0.825, 0.8625], "title": {"text": "Count"}}, "yaxis7": {"anchor": "x7", "domain": [0.825, 0.8625], "title": {"text": "Count"}}, "yaxis8": {"anchor": "x8", "domain": [0.825, 0.8625], "title": {"text": "Count"}}, "yaxis9": {"anchor": "x9", "domain": [0.6875, 0.725], "title": {"text": "Count"}}}}
